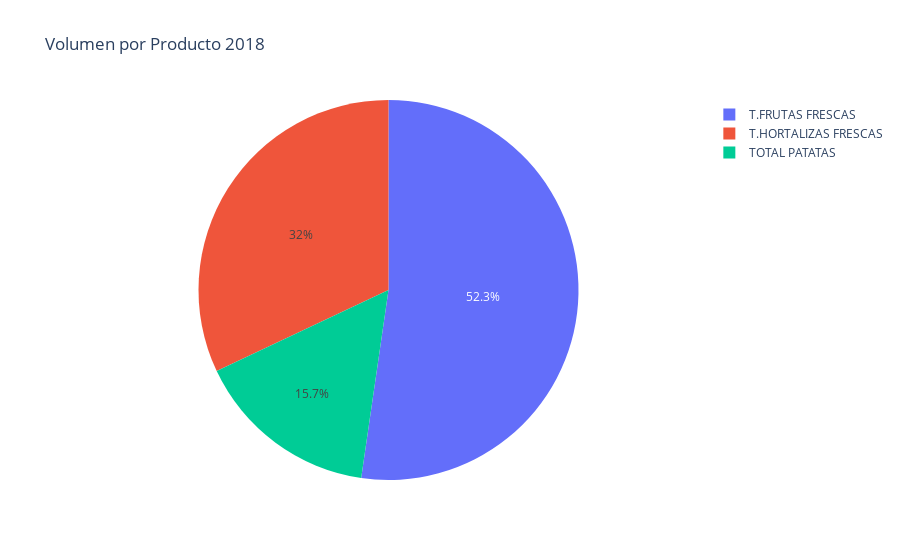
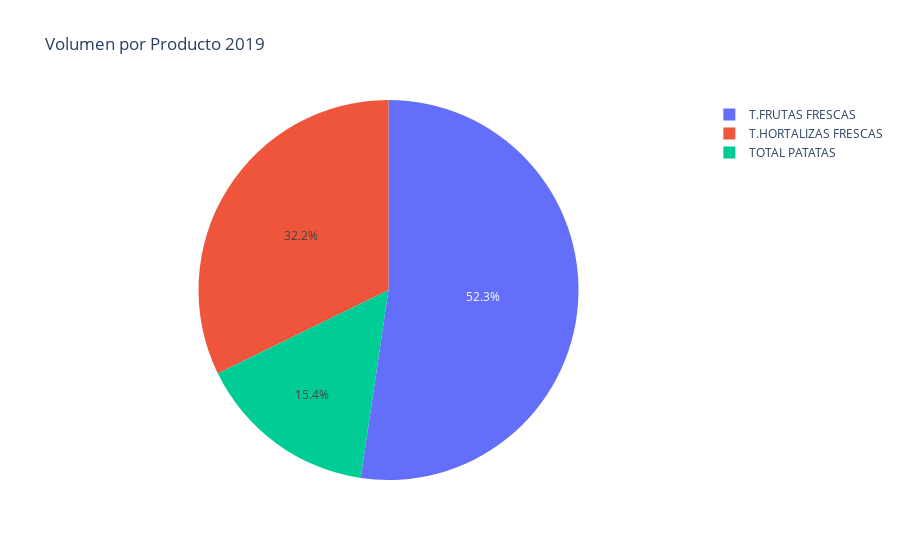

Notebook cell for these charts, in order:
### Code cell
fig = px.pie(p[p.anyo==2018], values='consumo_per_capita', names='producto', title='Volumen por Producto 2018')
fig.show()
fig = px.pie(p[p.anyo==2019], values='consumo_per_capita', names='producto', title='Volumen por Producto 2019')
fig.show()
fig = px.pie(p[p.anyo==2020], values='consumo_per_capita', names='producto', title='Volumen por Producto 2020')
fig.show()

### Figure 1 — Plotly figure (JSON) as saved in the notebook; plotly's stock layout.template omitted (floating-point values rounded to 4 significant figures)
{"data": [{"domain": {"x": [0, 1], "y": [0, 1]}, "hovertemplate": "producto=%{label}<br>consumo_per_capita=%{value}<extra></extra>", "labels": ["T.FRUTAS FRESCAS", "T.HORTALIZAS FRESCAS", "TOTAL PATATAS", "T.FRUTAS FRESCAS", "T.HORTALIZAS FRESCAS", "TOTAL PATATAS", "T.FRUTAS FRESCAS", "T.HORTALIZAS FRESCAS", "TOTAL PATATAS", "T.FRUTAS FRESCAS", "T.HORTALIZAS FRESCAS", "TOTAL PATATAS", "T.FRUTAS FRESCAS", "T.HORTALIZAS FRESCAS", "TOTAL PATATAS", "T.FRUTAS FRESCAS", "T.HORTALIZAS FRESCAS", "TOTAL PATATAS", "T.FRUTAS FRESCAS", "T.HORTALIZAS FRESCAS", "TOTAL PATATAS", "T.FRUTAS FRESCAS", "T.HORTALIZAS FRESCAS", "TOTAL PATATAS", "T.FRUTAS FRESCAS", "T.HORTALIZAS FRESCAS", "TOTAL PATATAS", "T.FRUTAS FRESCAS", "T.HORTALIZAS FRESCAS", "TOTAL PATATAS", "T.FRUTAS FRESCAS", "T.HORTALIZAS FRESCAS", "TOTAL PATATAS", "T.FRUTAS FRESCAS", "T.HORTALIZAS FRESCAS", "TOTAL PATATAS"], "legendgroup": "", "name": "", "showlegend": true, "type": "pie", "values": [7.141, 4.292, 2.206, 6.429, 4.202, 2.087, 7.204, 4.653, 2.42, 7.229, 4.87, 2.331, 7.699, 4.865, 2.26, 8.904, 4.708, 2.292, 9.014, 4.902, 2.281, 8.486, 4.75, 2.166, 8.387, 5.412, 2.356, 7.727, 4.994, 2.648, 7.069, 4.332, 2.075, 6.476, 4.208, 2.402]}], "layout": {"legend": {"tracegroupgap": 0}, "title": {"text": "Volumen por Producto 2018"}}}

### Figure 2 — Plotly figure (JSON) as saved in the notebook; plotly's stock layout.template omitted (floating-point values rounded to 4 significant figures)
{"data": [{"domain": {"x": [0, 1], "y": [0, 1]}, "hovertemplate": "producto=%{label}<br>consumo_per_capita=%{value}<extra></extra>", "labels": ["T.FRUTAS FRESCAS", "T.HORTALIZAS FRESCAS", "TOTAL PATATAS", "T.FRUTAS FRESCAS", "T.HORTALIZAS FRESCAS", "TOTAL PATATAS", "T.FRUTAS FRESCAS", "T.HORTALIZAS FRESCAS", "TOTAL PATATAS", "T.FRUTAS FRESCAS", "T.HORTALIZAS FRESCAS", "TOTAL PATATAS", "T.FRUTAS FRESCAS", "T.HORTALIZAS FRESCAS", "TOTAL PATATAS", "T.FRUTAS FRESCAS", "T.HORTALIZAS FRESCAS", "TOTAL PATATAS", "T.FRUTAS FRESCAS", "T.HORTALIZAS FRESCAS", "TOTAL PATATAS", "T.FRUTAS FRESCAS", "T.HORTALIZAS FRESCAS", "TOTAL PATATAS", "T.FRUTAS FRESCAS", "T.HORTALIZAS FRESCAS", "TOTAL PATATAS", "T.FRUTAS FRESCAS", "T.HORTALIZAS FRESCAS", "TOTAL PATATAS", "T.FRUTAS FRESCAS", "T.HORTALIZAS FRESCAS", "TOTAL PATATAS", "T.FRUTAS FRESCAS", "T.HORTALIZAS FRESCAS", "TOTAL PATATAS"], "legendgroup": "", "name": "", "showlegend": true, "type": "pie", "values": [6.981, 4.449, 2.334, 6.663, 4.404, 2.143, 7.372, 4.713, 2.198, 7.01, 4.434, 2.273, 8.01, 4.728, 2.301, 8.602, 4.656, 2.116, 9.499, 5.301, 2.463, 8.507, 4.967, 2.216, 8.066, 5.013, 2.255, 7.677, 5.387, 2.368, 7.018, 4.638, 2.224, 6.622, 4.006, 2.209]}], "layout": {"legend": {"tracegroupgap": 0}, "title": {"text": "Volumen por Producto 2019"}}}
